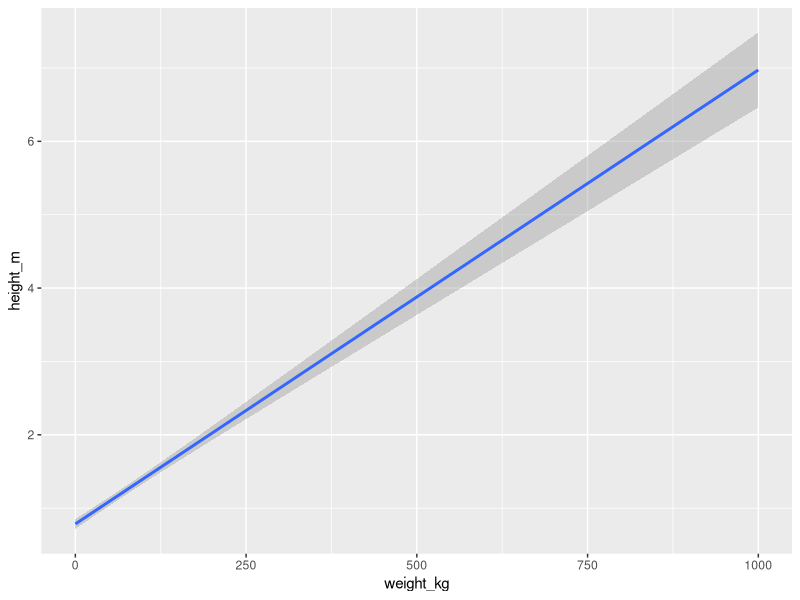
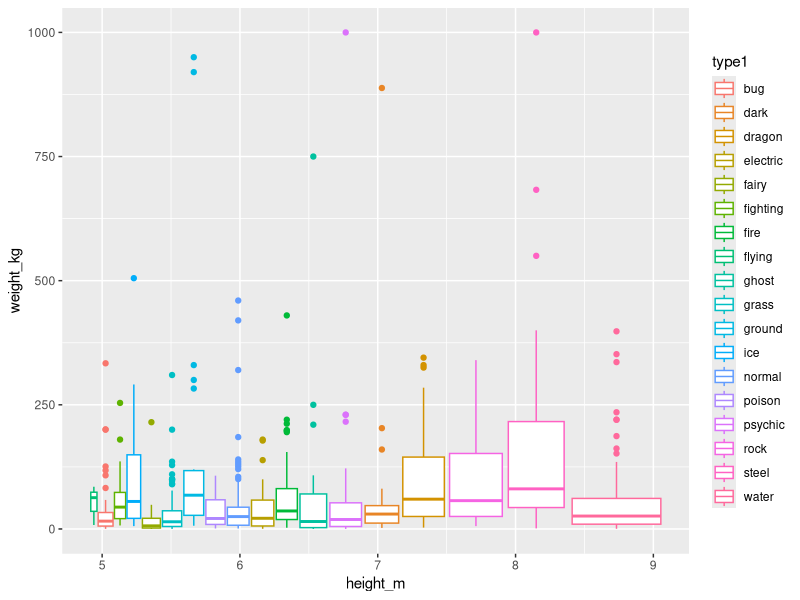
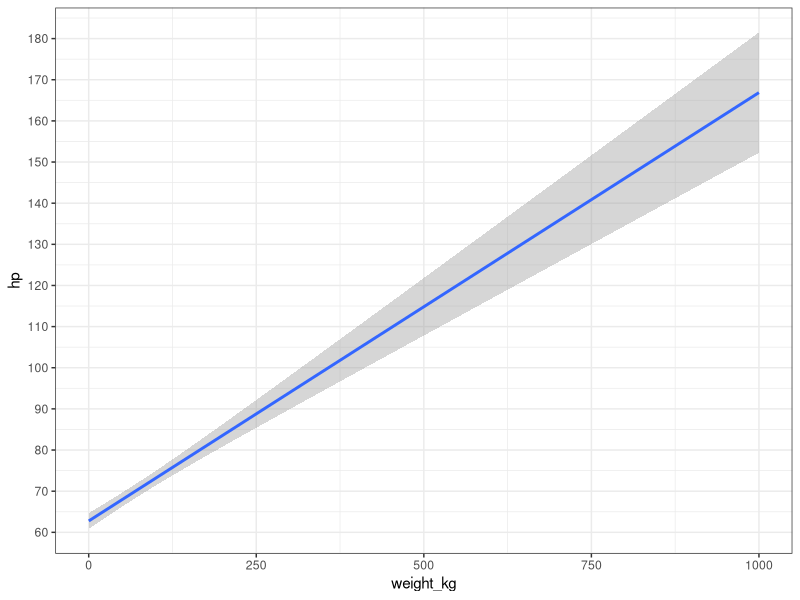

Recreate these plots in R, in order.
## ---- chunk 1

library(tidyverse)
library(readxl)
data <- read_excel("pokemon.xlsx")
view(data)

## ---- chunk 2
data%>% ggplot(aes(y = height_m, x = weight_kg))+
  geom_smooth(method = 'lm')
## ---- chunk 3
#till min kompis Alfons
ggplot(data = data) +
  geom_boxplot(mapping = aes(x = height_m, y = weight_kg, color = type1))
## ---- chunk 4
glimpse(data)
## ---- chunk 5
model1 <- lm(formula = hp ~ weight_kg, data = data)
model2 <- lm(hp~weight_kg + weight_kg^2, data)

summary.lm(model1)
summary.lm(model2)

ggplot(data, aes(y = hp, x = weight_kg))+
  geom_smooth(method = 'lm')+
  scale_y_continuous(breaks = seq(from= 0, to = 200, by = 10))+
  theme_bw()
